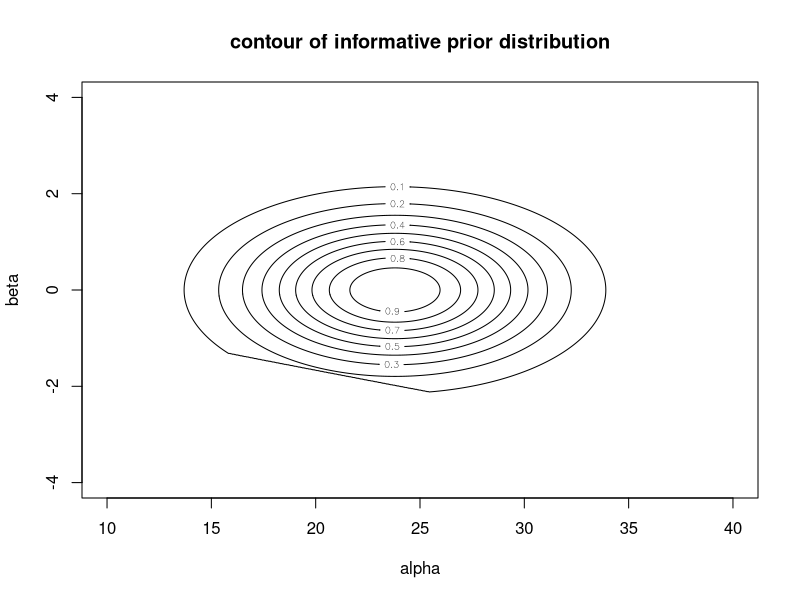
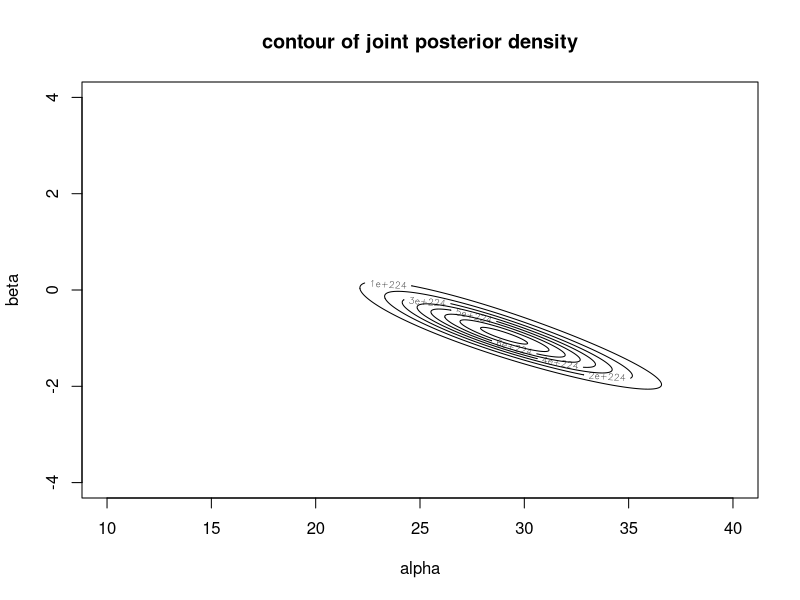
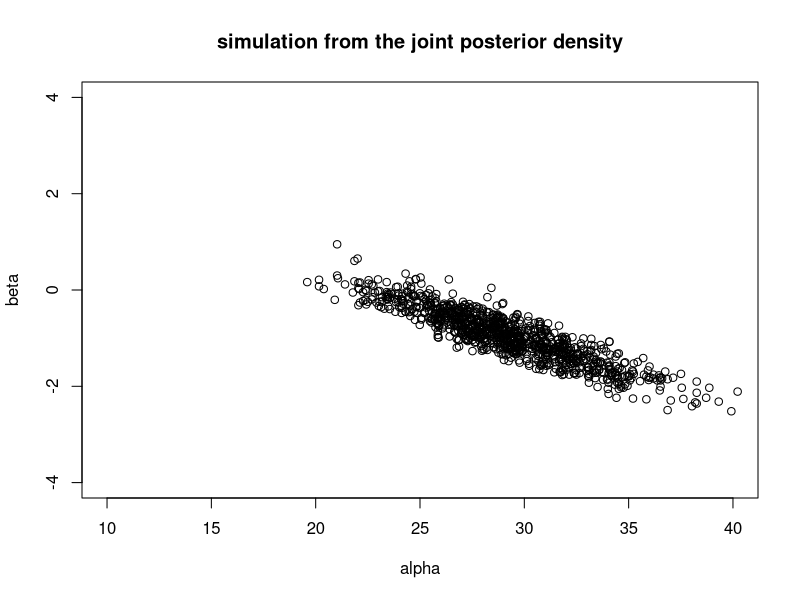
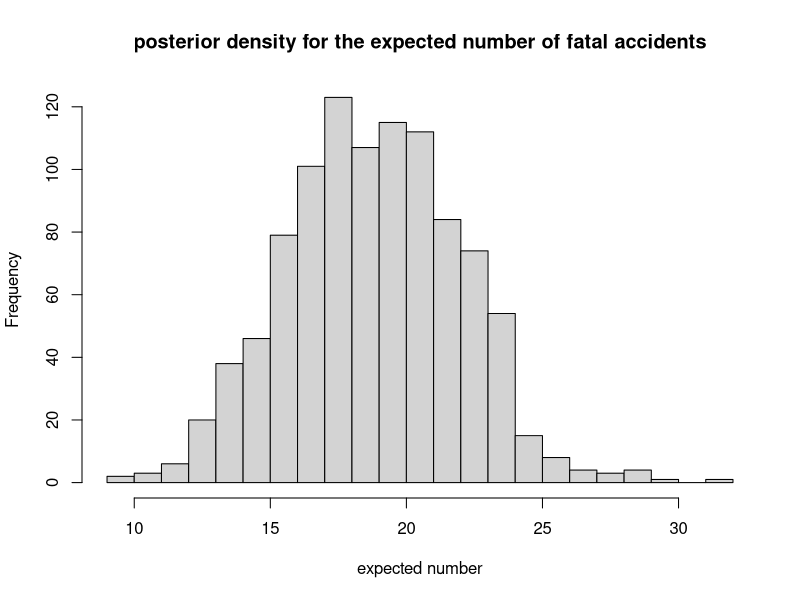
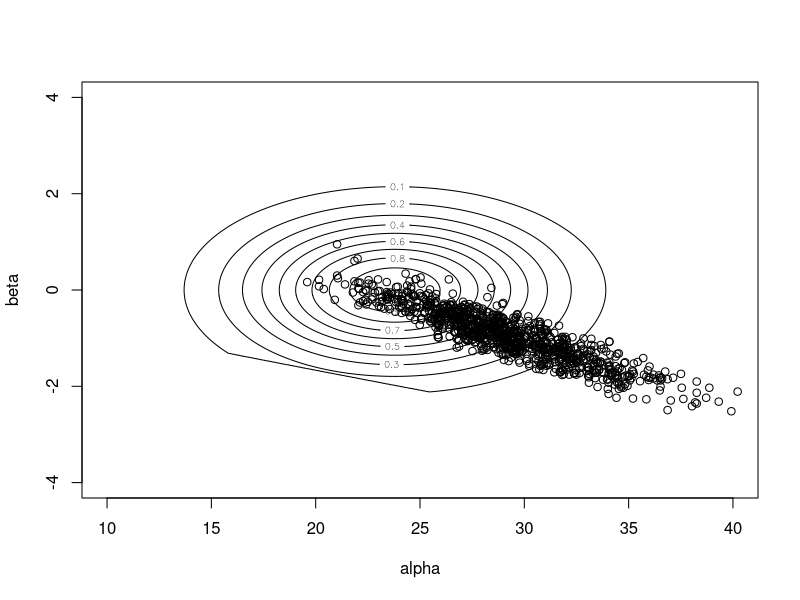
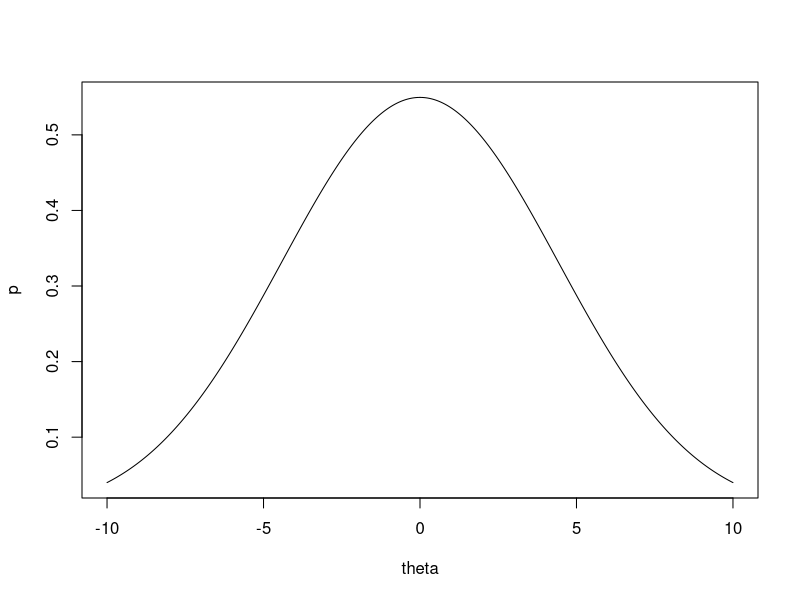
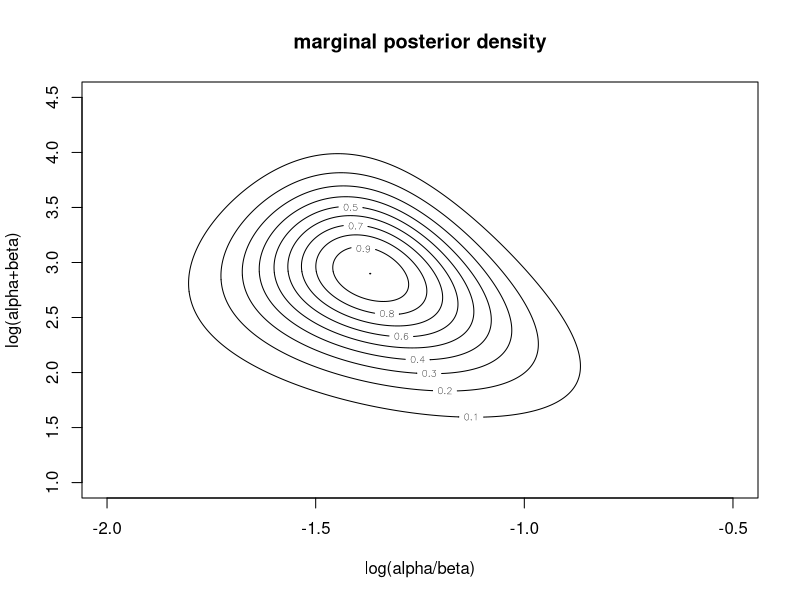
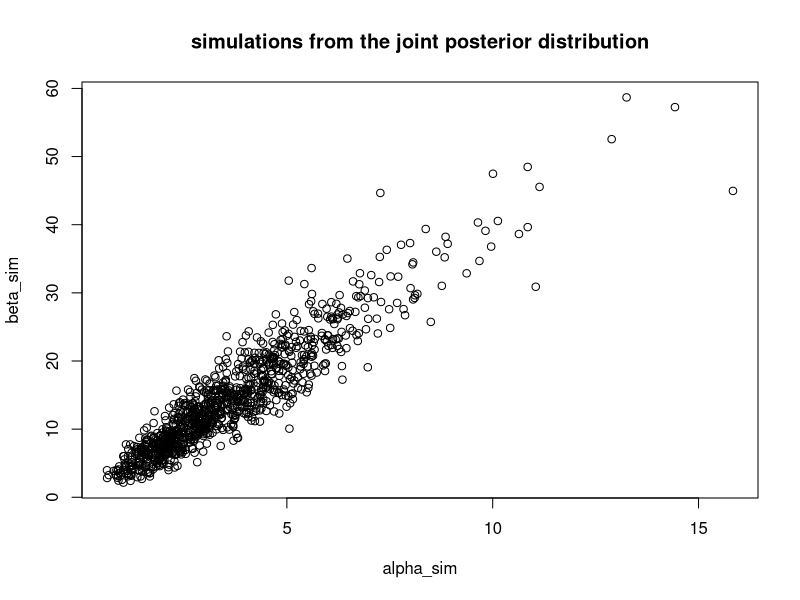

The R script that drew these images, in order: (Note: a time limit stopped this script after it produced the figures.)
# b
y <- c(24,25,31,31,22,21,26,20,16,22)
alpha <- seq(mean(y) - 4 * sd(y), mean(y) + 4*sd(y), length.out = 1000)
beta <- seq(-4, 4, length.out = 1000)
prior<-matrix(rep(0,1000000), 1000, 1000)
for (i in 1:1000){
    for (j in 1:1000){
        if (alpha[i] + 12 * beta[j] > 0){
            prior[i, j] <- exp(-(alpha[i] - mean(y)) ^ 2 * 0.5 / var(y) - beta[j] ^ 2 / 2)
        }
    }
}
contour(alpha, beta, prior, xlim = c(10, 40), ylim = c(-4, 4), xlab = "alpha", ylab = "beta", main = "contour of informative prior distribution")

# e
t <- seq(1:10)
fit <- lm(y ~ t)
summary(fit)


# f
posterior <- matrix(rep(0, 1000000), 1000, 1000)
for (i in 1:1000){
    for (j in 1:1000){
        if (alpha[i] + 12 * beta[j] > 0){
            # simulate posterior
            posterior[i, j] <- prod(exp(-(alpha[i] + beta[j] * t)) * (alpha[i] + beta[j] * t) ^ y)
        }
    }
}
contour(alpha, beta, posterior, xlim=c(10,40), ylim=c(-4,4), xlab="alpha", ylab="beta", main="contour of joint posterior density")

#take 1000 draws from the joint posterior density
post_alpha <- apply(posterior, 1, sum)
alpha_sim<-rep(0, 1000)
beta_sim<-rep(0, 1000)
for (k in 1:1000){
    i <- sample(1000, 1, prob = post_alpha)
    j <- sample(1000, 1, prob=posterior[i,])
    alpha_sim[k] <- alpha[i]
    beta_sim[k] <- beta[j]
}
plot(alpha_sim, beta_sim, xlim=c(10,40), ylim=c(-4,4), xlab="alpha", ylab="beta", main="simulation from the joint posterior density")

# g
hist(alpha_sim + 11 * beta_sim, breaks = 20, xlab="expected number", main="posterior density for the expected number of fatal accidents")

# h
sim <- rpois(1000, alpha_sim + 11 * beta_sim)
quantile(sim, c(0.025,0.975))

# i
contour(alpha, beta, prior, xlim=c(10,40), ylim=c(-4,4),xlab="alpha",ylab="beta")
points(alpha_sim, beta_sim)

# a
theta <- -seq(-10, 10, 0.01)
p <- pnorm(theta/4 + 0.675 * sqrt(5/4)) - pnorm(theta / 4 - 0.675 * sqrt(5/4))
p_theta <- 1 / sqrt(8 * 3.14159265) * exp(-theta ^ 2 /8)
sum(0.01 * p * p_theta)

# c
plot(theta, p, type = 'l')


# b
y <- c(16,9,10,13,19,20,18,17,35,55)
n <- c(58,90,48,57,103,57,86,112,273,64) + y
r <- y/n
alpha <- (mean(r) ^ 2 * (1 - mean(r))) / var(r) - mean(r)
beta <- (mean(r) * (1 - mean(r)) ^ 2) / var(r) + mean(r) - 1

a <- seq(-2.0, -0.5, length.out=1000)
b <- seq(1.0, 4.5, length.out=1000)
prior <- matrix(0, 1000, 1000)
posterior <- matrix(0, 1000, 1000)
for (i in 1:1000){
    for (j in 1:1000){
        alpha_sim <- exp(a[i] + b[j]) / (exp(a[i]) + 1)
        beta_sim <- exp(b[j]) / (exp(a[i]) + 1)
        prior[i, j] <- (alpha_sim + beta_sim) ^ (-2.5) * alpha_sim * beta_sim
        posterior[i, j] <- prior[i, j] * prod(beta(alpha_sim + y, beta_sim + n - y) / beta(alpha_sim, beta_sim))
    }
}
contour(a, b, posterior/max(posterior), xlab="log(alpha/beta)", ylab="log(alpha+beta)", main="marginal posterior density")

post_alpha <- apply(posterior, 1, sum)
alpha_sim = rep(0,1000)
beta_sim = rep(0,1000)
for(i in 1:1000){
    loc <- sample(1000, 1, prob=post_alpha)
    a_sim <- a[loc]
    post_beta <- posterior[loc,]
    b_sim <- sample(b, 1, prob=post_beta)
    alpha_sim[i] <- exp(a_sim + b_sim) / (exp(a_sim) + 1)
    beta_sim[i] <- exp(b_sim) / (exp(a_sim) + 1)
}
plot(alpha_sim, beta_sim, main="simulations from the joint posterior distribution")


# c
library(plotrix)

theta <- matrix(rep(0, 10 * 1000), 10, 1000)
for(i in 1:10)
    for(j in 1:1000){
        {
            theta[i,j]=rbeta(1, alpha_sim[j] + y[i], beta_sim[j] + n[i] - y[i])
        } 
    }
mean <- rowMeans(theta)
median <- apply(theta, 1, median)
lower <- vector()
upper <- vector()

for(i in 1:10){
    lower[i] <- quantile(theta[i,],0.025)
    upper[i] <- quantile(theta[i,],0.975)
}

theta_raw <- y / n
plotCI(theta_raw, median, ui=upper, li=lower, xlab="observed rate", ylab="95% condidence interval of simulation")
abline(a=0,b=1)

# d
mean(lower)
mean(upper)

# e
y_new<-seq(0, 100, 0.1)
theta_avg<-colMeans(theta)
post_pred<-rep(0, 101)
for (i in 1:1000){
    post.pred<-post_pred + dbinom(y_new, 100, theta_avg[i]) / 1000
}

prob <- 0
CI <- c(0, 0)
for (i in y_new){
    prob <- prob + post_pred[i + 1]
    if(prob <= 0.025) CI[1] <- i
    if(prob >= 0.975) {
        CI[2] <- i
        break
    }
}
CI
